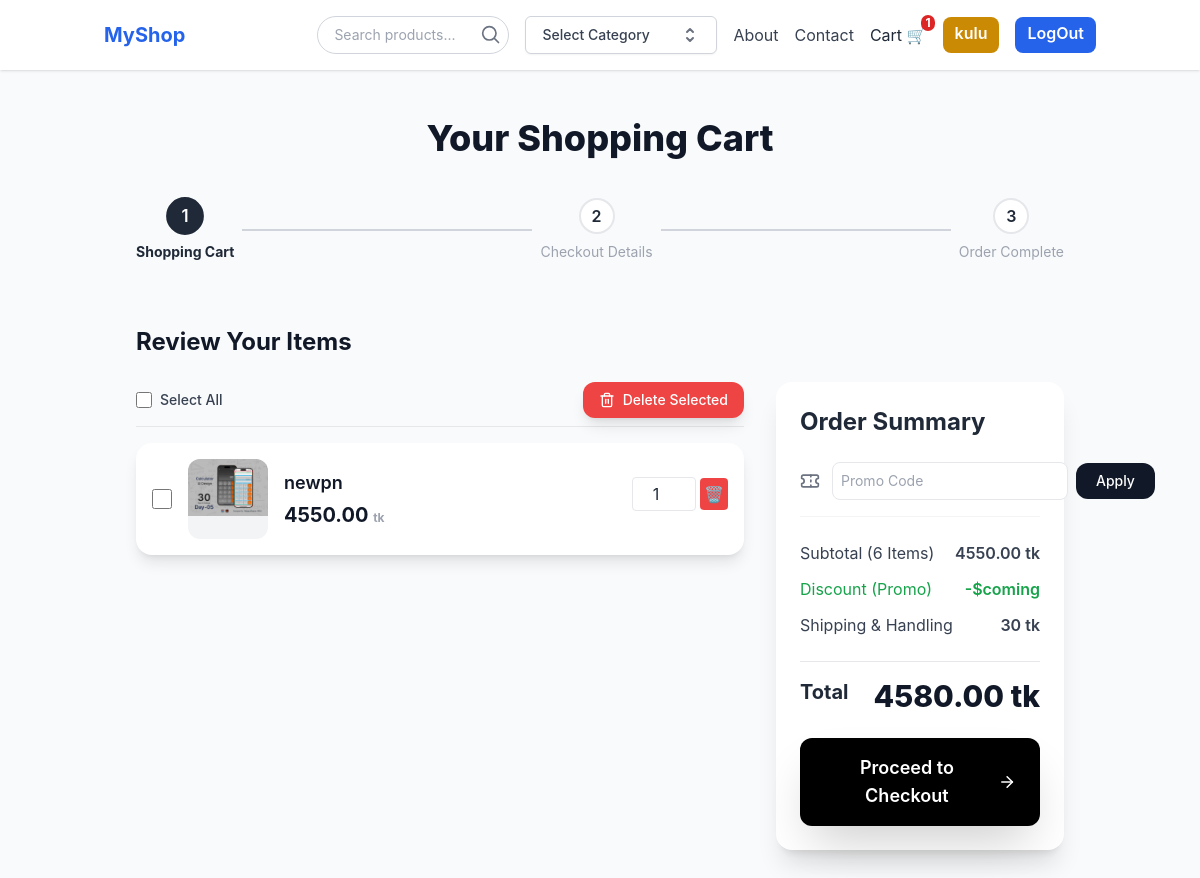
Screenshot of /cart/ (signed in) with the database file from the repository.
### cart/models.py (models this page shows, shortened)
class CartItem(models.Model):
    cart = models.ForeignKey(Cart, on_delete=models.CASCADE, related_name='items')
    product = models.ForeignKey(Product, on_delete=models.CASCADE)
    quantity = models.PositiveIntegerField(default=1, validators=[MinValueValidator(1)])
    is_selected = models.BooleanField(default=True)
    added_at = models.DateTimeField(auto_now_add=True)

### store/models.py (models this page shows, shortened)
class Product(models.Model):
    name = models.CharField(max_length=100)
    price = models.DecimalField(max_digits=10, decimal_places=2)
    category = models.ForeignKey(Category, on_delete=models.CASCADE, default=1)
    description = models.CharField(max_length=255, blank=True, null=True)
    image = models.ImageField(upload_to='products/')
    on_sale = models.BooleanField(default=False)
    sale_price = models.DecimalField(default=0, max_digits=10, decimal_places=2)

### cart/views.py (the view)
# urls.py: path('', views.cart, name='cart'),
def cart(request):
    cart = CartManager(request)
    cart_items, subtotal_price =cart.cart_products()
    if request.user.is_authenticated:
        saved_addresses = Shipping.objects.filter(user=request.user)
    else:
        saved_addresses = []
    shipping = 30 if subtotal_price!=0 else 0
    total = subtotal_price+shipping
    return render(request, 'cart/cart-test.html', {'cart_products': cart_items, 'subtotal': subtotal_price, 'shipping': shipping, 'total': total, 'saved_addresses':saved_addresses})

### cart/cart.py (called while the page is built)
    def cart_products(self):
        cart_items = self.cart.items.select_related("product")
        total = self.checkout_totals(cart_items)
        return cart_items, total

    def checkout_totals(self, cart_items):
        return sum((p.product.sale_price if p.product.on_sale else p.product.price) * p.quantity for p in cart_items)

    def __getattr__(self, name):
        return getattr(self.cart, name)

### cart/context_processors.py (called while the page is built)
def cart(request):
    if request.user.is_authenticated and not request.user.is_staff:
        cart = loggedUserCart.objects.filter(user=request.user, is_active=True).order_by('-created_at').first()
        if not cart:
            cart = loggedUserCart.objects.create(user=request.user, is_active=True)
        return {
            'cart': cart,
            'prod_count': cart.cart_total_items,
        }
    else:
        cart = SessionCart(request)
        return {
            'cart': cart,
            'prod_count': sum(cart.cart.values()),
        }

### cart/models.py (called while the page is built)
    @property
    def cart_total_items(self):
        return self.items.aggregate(total=Sum('quantity'))['total'] or 0

    def __str__(self):
        return f"id: {self.id} {self.full_name} ({self.phone}) -- {self.address_line_1}"

### cart/templates/cart/cart-test.html (shortened to what this page needs)
{% extends 'store/base.html' %}
{% block content %}
<div class="p-4 sm:p-8 md:p-12 min-h-screen">
    <div class="max-w-6xl mx-auto">
        <h1 class="text-3xl sm:text-4xl font-extrabold text-gray-900 text-center mb-10">
            <span id="main-title">Your Shopping Cart</span>
        </h1>
        <div id="stepper" class="flex justify-center items-center mb-12 sm:mb-16">
            <div id="step-1" class="step-item step-active flex flex-col items-center cursor-pointer transition duration-300" onclick="goToStep(1)">
                <div class="step-number relative">
                    <span>1</span>
                </div>
                <div class="step-text mt-2 text-sm text-center text-gray-900 transition duration-300">Shopping Cart</div>
            </div>
            <div id="line-1-2" class="flex-1 h-0.5 bg-gray-300 mx-2 transition-colors duration-300 w-16"></div>
            <div id="step-2" class="step-item flex flex-col items-center text-gray-400 cursor-pointer transition duration-300" onclick="goToStep(2)">
                <div class="step-number">
                    <span>2</span>
                </div>
                <div class="step-text mt-2 text-sm text-center">Checkout Details</div>
            </div>
            <div id="line-2-3" class="flex-1 h-0.5 bg-gray-300 mx-2 transition-colors duration-300 w-16"></div>
            <div id="step-3" class="step-item flex flex-col items-center text-gray-400 cursor-default transition duration-300">
                <div class="step-number">
                    <span>3</span>
                </div>
                <div class="step-text mt-2 text-sm text-center">Order Complete</div>
            </div>
        </div>
        <div id="page-content-container" class="mt-8">
            {% include 'cart/checkout_step1.html' %}
        </div>
    </div>
</div>
{% endblock %}

### store/templates/store/base.html (shortened to what this page needs)
{% load static %}
<!DOCTYPE html>
<html lang="en">
<head>
    <script src="https://cdn.tailwindcss.com"></script>
    <link rel="stylesheet" href="{% static 'store/style.css' %}">
</head>
<body class="flex flex-col min-h-screen bg-gray-50 text-gray-800">
    <header class="bg-white shadow">
        <div class="container mx-auto px-4 py-4 flex justify-between items-center">
            <a href="{% url 'home' %}" class="text-xl font-bold text-blue-600">MyShop</a>
            <nav class="flex items-center space-x-4">
                <form method="GET" action="{% url 'home' %}" class="relative w-48">
                    <input
                        type="text"
                        name="q"
                        placeholder="Search products..."
                        value="{{ request.GET.q }}"
                        class="w-full pl-4 pr-10 py-2 border border-gray-300 rounded-full text-sm focus:outline-none focus:ring-2 focus:ring-blue-400"
                    />
                    <button type="submit" class="absolute right-2 top-1/2 transform -translate-y-1/2 text-gray-500 hover:text-blue-600">
                        <svg xmlns="http://www.w3.org/2000/svg" class="h-5 w-5" fill="none"
                            viewBox="0 0 24 24" stroke="currentColor" stroke-width="2">
                            <path stroke-linecap="round" stroke-linejoin="round"
                                d="M21 21l-4.35-4.35M10 18a8 8 0 100-16 8 8 0 000 16z"/>
                        </svg>
                    </button>
                </form>
                <a href="" class="text-gray-700 hover:text-blue-500">
                    <div class="relative inline-block group">
                        <button class="inline-flex items-center justify-between w-48 px-4 py-2 bg-white border border-gray-300 rounded-md shadow-sm text-sm font-medium text-gray-700 hover:bg-gray-100">
                        Select Category
                        <svg class="w-5 h-5 ml-2 text-gray-500" xmlns="http://www.w3.org/2000/svg" fill="none" viewBox="0 0 20 20" stroke="currentColor">
                            <path stroke-linecap="round" stroke-linejoin="round" stroke-width="2" d="M7 7l3-3 3 3m0 6l-3 3-3-3" />
                        </svg>
                        </button>
                    </div>
                </a>
                <a href="" class="text-gray-700 hover:text-blue-500">About</a>
                <a href="" class="text-gray-700 hover:text-blue-500">Contact</a>
                <a href="{% url 'cart' %}" class="relative hover:text-blue-500">Cart 🛒
                    <span id="count" class="absolute -top-2 -right-2 inline-flex items-center justify-center px-1 py-0.5 text-xs font-bold leading-none text-white bg-red-600 rounded-full">
                        {{prod_count|default:0}}
                    </span>
                </a>
                {% if user.is_authenticated %}
                    <a href="{% url 'update-user' %}" class="text-white hover:bg-yellow-700 bg-yellow-600 font-semibold px-3 py-1 pb-2 rounded-lg">{{ user.username }}</a>
                    <a href="{% url 'logout' %}" class="text-white hover:bg-blue-700 bg-blue-600 font-semibold px-3 py-1 pb-2 rounded-lg">LogOut</a>
                {% else %}
                    <a href="{% url 'login' %}" class="text-white hover:bg-blue-700 bg-blue-600 font-semibold px-3 py-1 pb-2 rounded-lg">LogIn</a>
                    <a href="{% url 'register' %}" class="text-white hover:bg-blue-700 bg-blue-600 font-semibold px-3 py-1 pb-2 rounded-lg">Register</a>
                {% endif %}
            </nav>
        </div>
    </header>
    <div id="toast-container" class="fixed inset-0 flex flex-col items-center justify-center z-50 pointer-events-none">
    </div>
    <main class="container mx-auto">
        {% block content %}{% endblock %}
    </main>
</body>
</html>

### cart/templates/cart/checkout_step1.html
<div id="step-1-content" class="page-content">
            <h2 class="text-2xl font-bold mb-6 text-gray-900">Review Your Items</h2>
            <div class="grid grid-cols-1 lg:grid-cols-3 gap-8">
                <div class="lg:col-span-2 space-y-4">
                    <div class="flex justify-between items-center mb-4 pb-2 border-b border-gray-200">
                        <label class="flex items-center space-x-2 text-sm font-medium text-gray-700">
                            <input type="checkbox" id="select-all" class="h-4 w-4 rounded border-gray-300 text-gray-900 focus:ring-0 focus:ring-offset-0">
                            <span>Select All</span>
                        </label>
                        <button class="flex items-center px-4 py-2 bg-red-500 text-white text-sm font-medium rounded-xl shadow-lg hover:bg-red-600 transition duration-150">
                            <i data-lucide="trash-2" class="w-4 h-4 mr-2"></i>
                            Delete Selected
                        </button>
                    </div>
                    {% for item in cart_products %}
                    <div class="cart-item product-container flex flex-col sm:flex-row items-start sm:items-center p-4 bg-white rounded-2xl shadow-lg transition hover:shadow-xl">
                        <input type="checkbox" class="h-5 w-5 mt-1 sm:mt-0 mr-4 rounded border-gray-300 text-gray-900 focus:ring-0 flex-shrink-0">
                        <div class="w-20 h-20 bg-gray-100 rounded-xl overflow-hidden mr-4 flex-shrink-0 relative hidden sm:block">
                            <img src="{{ item.product.image.url }}" alt="Product">
                        </div>
                        <div class="flex-grow flex flex-col sm:flex-row justify-between w-full">
                            <div class="mb-2 sm:mb-0">
                                <p class="text-lg font-semibold text-gray-900">{{ item.product.name }}</p>
                                <p class="text-xl font-bold mt-1 text-gray-900">
                                {% if item.product.on_sale %}
                                    {{ item.product.sale_price }}
                                {% else %}
                                    {{ item.product.price }}
                                {% endif %}
                                <span class="text-xs text-gray-400">tk</span>
                                </p>
                            </div>
                            <div class="">
                                <input type="number" min="1" value="{{ item.quantity }}" data-prod-id="{{ item.product.id }}" class="updatebtn w-16 border rounded text-center mt-2 px-2 py-1">
                                <button type="button" data-prod-id="{{ item.product.id }}" title="Remove from cart" class="delBtn bg-red-500 hover:bg-red-800 text-white rounded p-1 transition">🗑️</button>
                            </div>
                        </div>
                    </div>
                    {% endfor %}
                </div>
                <div class="lg:col-span-1 p-6 bg-white rounded-2xl shadow-xl h-fit sticky top-4">
                    <h3 class="text-2xl font-bold mb-6">Order Summary</h3>
                    <div class="flex items-center mb-6 border-b border-gray-100 pb-4">
                        <i data-lucide="ticket" class="w-5 h-5 text-gray-500 mr-3 flex-shrink-0"></i>
                        <input type="text" placeholder="Promo Code" class="flex-grow p-2 text-sm border border-gray-200 rounded-lg focus:ring-black focus:border-black placeholder-gray-400 mr-2">
                        <button class="px-5 py-2 bg-gray-900 text-white text-sm font-medium rounded-xl hover:bg-gray-700 transition duration-150">
                            Apply
                        </button>
                    </div>
                    <div class="space-y-3 mb-6">
                        <div class="flex justify-between text-gray-700">
                            <span class="text-base">Subtotal (6 Items)</span>
                            <span id="sub-total" class="font-semibold">{{ subtotal }} tk</span>
                        </div>
                        <div class="flex justify-between text-green-600">
                            <span class="text-base">Discount (Promo)</span>
                            <span class="font-semibold">-$coming</span>
                        </div>
                        <div class="flex justify-between text-gray-700">
                            <span class="text-base">Shipping & Handling</span>
                            <span id="shipping" class="font-semibold">{{ shipping }} tk</span>
                        </div>
                    </div>
                    <div class="flex justify-between pt-4 border-t border-gray-200">
                        <span class="text-xl font-bold">Total</span>
                        <span id="total" class="text-3xl font-extrabold text-gray-900">{{ total }} tk</span>
                    </div>
                    <button onclick="nextStep()"
                        {% if not cart_products %} disabled class="mt-6 w-full flex items-center justify-center px-6 py-4 bg-gray-400 text-white text-lg font-semibold rounded-xl opacity-50 cursor-not-allowed"
                        {% else %}  class="mt-6 w-full flex items-center justify-center px-6 py-4 bg-black text-white text-lg font-semibold rounded-xl shadow-2xl shadow-black/20 hover:bg-gray-800 transition duration-150 transform hover:scale-[1.01]"
                        {% endif %}
                    >
                            Proceed to Checkout
                            <i data-lucide="arrow-right" class="w-5 h-5 ml-2"></i>
                    </button>
                </div>
            </div>
        </div>

### cart/templates/cart/cart-test.html (style rules this page uses)
body { font-family: 'Inter', sans-serif; background-color: #f7f7f9; }
.step-number { display: flex; align-items: center; justify-content: center; width: 36px; height: 36px; border-radius: 50%; border: 2px solid #e5e7eb; color: #1f2937; background-color: white; transition: all 0.3s ease; font-weight: 600; }
.step-active .step-number { border-color: #1f2937; background-color: #1f2937; color: white; transform: scale(1.05); }
.step-complete .step-text, .step-active .step-text { font-weight: 700; color: #1f2937; }
.step-complete .step-number span, .step-active .step-number span { display: none; }

### rows the page displays
CartItem: product.image (picture), product.name "newpn", product.sale_price "4550.00", quantity "1"

### other values shown
{{ prod_count|default:0 }} "1"
{{ user.username }} "kulu"
{{ subtotal }} "4550.00"
{{ shipping }} "30"
{{ total }} "4580.00"
